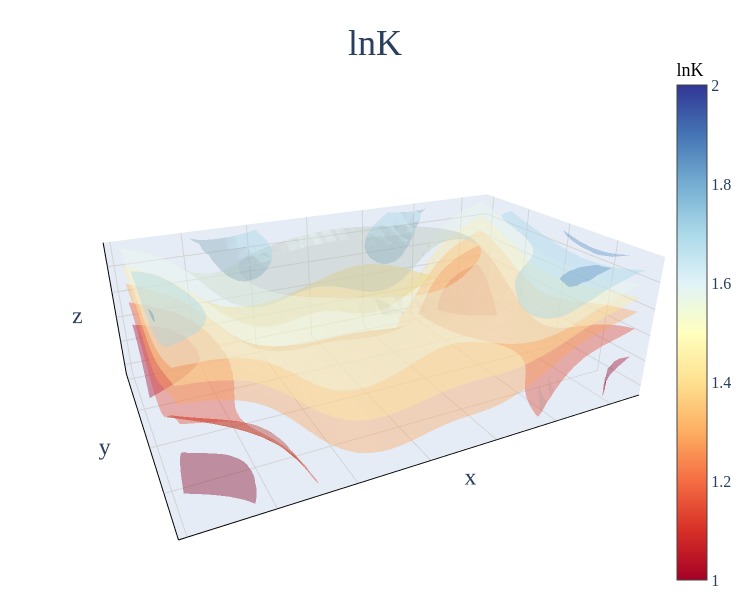

The notebook cell saved with this chart:
### Markdown cell above
### 3D plot for priro information

### Code cell
plot_3d_isosurfaces(df_prior_core, f'iter_{iter}', 8, [1, 2], 'lnK')
# plot_3d_isosurfaces(df_prior_core, 'log_K', 8, [-1, 1], 'lnK')

### Figure 1 — Plotly figure (JSON) as saved in the notebook; plotly's stock layout.template omitted (floating-point values rounded to 4 significant figures; data arrays with more than 128 entries replaced by an {"elided": "..."} marker saying what was removed)
{"data": [{"caps": {"x": {"show": false}, "y": {"show": false}, "z": {"show": false}}, "colorbar": {"len": 1, "thickness": 30, "tickfont": {"size": 16}, "title": {"font": {"color": "black", "family": "Times New Roman", "size": 18}, "text": "lnK"}, "x": 0.9}, "colorscale": [[0, "rgb(165,0,38)"], [0.1, "rgb(215,48,39)"], [0.2, "rgb(244,109,67)"], [0.3, "rgb(253,174,97)"], [0.4, "rgb(254,224,144)"], [0.5, "rgb(255,255,191)"], [0.6, "rgb(224,243,248)"], [0.7, "rgb(171,217,233)"], [0.8, "rgb(116,173,209)"], [0.9, "rgb(69,117,180)"], [1, "rgb(49,54,149)"]], "isomax": 2, "isomin": 1, "opacity": 0.4, "showscale": true, "surface": {"count": 8}, "type": "isosurface", "value": {"elided": "19448 float values"}, "x": {"elided": "19448 float values"}, "y": {"elided": "19448 float values"}, "z": {"elided": "19448 float values"}}], "layout": {"autosize": true, "font": {"family": "Times New Roman", "size": 20}, "height": 600, "margin": {"b": 10, "l": 10, "r": 10, "t": 50}, "scene": {"aspectmode": "data", "camera": {"eye": {"x": 1, "y": 2, "z": 1}}, "xaxis": {"gridcolor": "lightgray", "linecolor": "black", "linewidth": 2, "showbackground": true, "showline": true, "showticklabels": false}, "yaxis": {"gridcolor": "lightgray", "linecolor": "black", "linewidth": 2, "showbackground": true, "showline": true, "showticklabels": false}, "zaxis": {"gridcolor": "lightgray", "linecolor": "black", "linewidth": 2, "showbackground": true, "showline": true, "showticklabels": false}}, "title": {"font": {"family": "Times New Roman", "size": 36}, "text": "lnK", "x": 0.5, "xanchor": "center", "y": 0.95}, "width": 750}}
